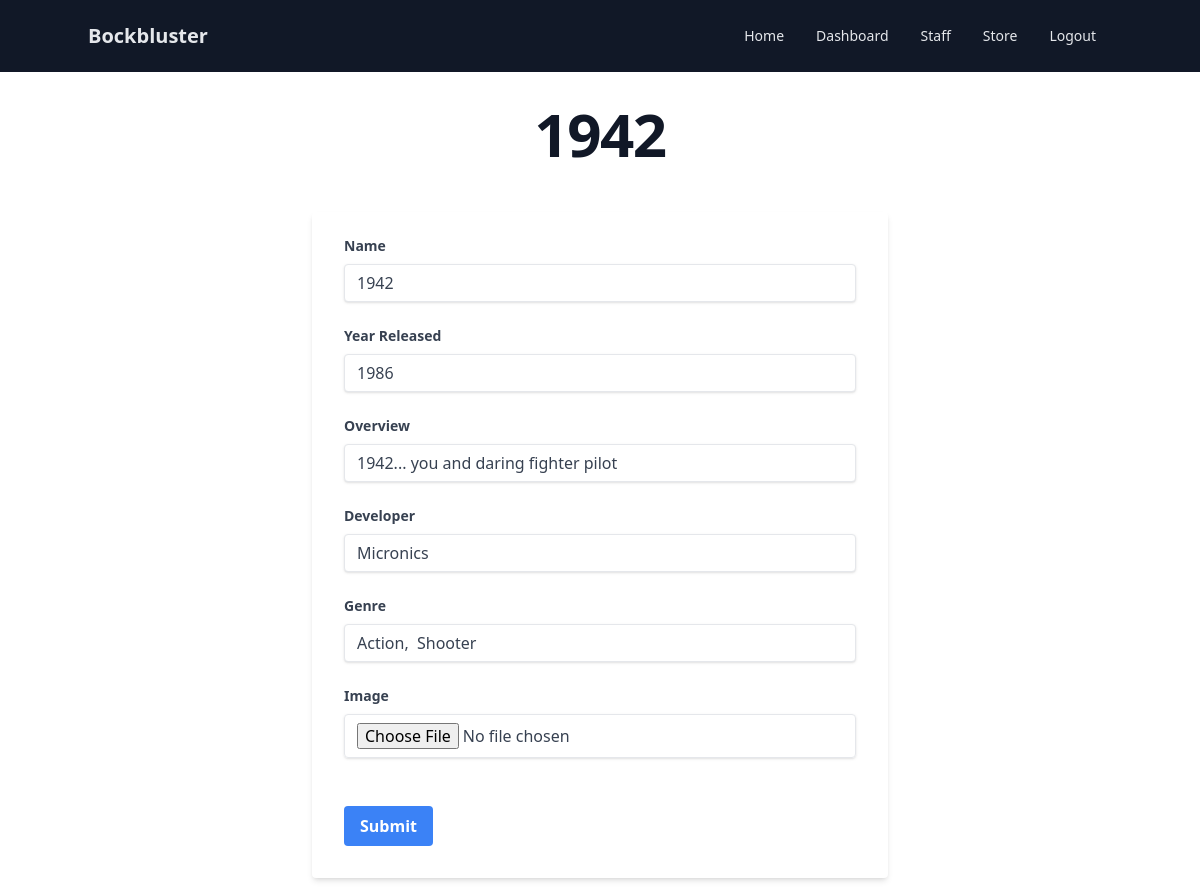
/update_game_form.php?name=1942 (signed in), run on the app's committed database.
### tables this page shows
create table VIDEO_GAMES(
    name varchar(250) not null,
    year_released varchar(25),
    overview varchar(5000),
    developer varchar(250),
    genre varchar(250),
    image varchar(250),
    primary key (name)
);

### compatibility/fetch.php (called while the page is built, shortened)
<?php
    function fetch($statement)
    {
        if ($statement->num_rows > 0)
        {
            $metadata = $statement->result_metadata();
            $result = array();
            $parameters = array();
            while ($field = $metadata->fetch_field())
            {
                $parameters[] = &$result[$field->name];
            }
            call_user_func_array(
                array($statement, "bind_result"),
                $parameters
            );
            $row = $statement->fetch();
            if ($row)
                return $result;
        }
        return null;
    }
?>

### update_game_form.php (the view, shortened to what this page needs)
<?php
    include_once("connection.php");
    include_once "compatibility/fetch.php";
    include_once("component/header.php");
    $name = isset($_GET["name"]);
    if ($name) {
        $sql = "select * from VIDEO_GAMES where name=?";
        $statement = $connection->prepare($sql);
        $statement->bind_param("s", $_GET["name"]);
        $statement->execute();
        $statement->store_result();
        $game = fetch($statement);
    } else {
        echo "Please enter a game's name to update.";
        return;
    }
    include_once("component/footer.php");
?>
<main>
    <h1 class="mt-8 mb-12 text-4xl font-extrabold tracking-tight leading-none text-gray-900 md:text-5xl lg:text-6xl">
        <a href="update_game_form.php?name=<?= $game["name"]; ?>"><?= $game["name"]; ?></a>
    </h1>
    <div class="flex items-center justify-center h-fit">
        <div class="w-full max-w-xl">
            <form action="update_game.php" method="post" enctype="multipart/form-data" class="bg-white shadow-md rounded px-8 pt-6 pb-8 mb-4">
                <div class="mb-6">
                    <label class="block text-gray-700 text-sm font-bold mb-2" for="name">Name</label>
                    <input class="shadow appearance-none border rounded w-full py-2 px-3 text-gray-700 leading-tight focus:outline-none focus:shadow-outline" id="name" name="name" type="text" value="<?= $game["name"]; ?>" placeholder="John Doe">
                </div>
                <div class="mb-6">
                    <label class="block text-gray-700 text-sm font-bold mb-2" for="year_released">Year Released</label>
                    <input class="shadow appearance-none border rounded w-full py-2 px-3 text-gray-700 leading-tight focus:outline-none focus:shadow-outline" id="year_released" name="year_released" type="text" value="<?= $game["year_released"]; ?>" placeholder="1993">
                </div>
                <div class="mb-6">
                    <label class="block text-gray-700 text-sm font-bold mb-2" for="overview">Overview</label>
                    <input class="shadow appearance-none border rounded w-full py-2 px-3 text-gray-700 leading-tight focus:outline-none focus:shadow-outline" id="overview" name="overview" type="text" value="<?= $game["overview"]; ?>" placeholder="Overview">
                </div>
                <div class="mb-6">
                    <label class="block text-gray-700 text-sm font-bold mb-2" for="developer">Developer</label>
                    <input class="shadow appearance-none border rounded w-full py-2 px-3 text-gray-700 leading-tight focus:outline-none focus:shadow-outline" id="developer" name="developer" type="text" value="<?= $game["developer"]; ?>" placeholder="Nintendo">
                </div>
                <div class="mb-6">
                    <label class="block text-gray-700 text-sm font-bold mb-2" for="genre">Genre</label>
                    <input class="shadow appearance-none border rounded w-full py-2 px-3 text-gray-700 leading-tight focus:outline-none focus:shadow-outline" id="genre" name="genre" type="text" value="<?= $game["genre"]; ?>" placeholder="Action">
                </div>
                <div class="mb-12">
                    <label class="block text-gray-700 text-sm font-bold mb-2" for="image">Image</label>
                    <input class="shadow appearance-none border rounded w-full py-2 px-3 text-gray-700 leading-tight focus:outline-none focus:shadow-outline" id="image" name="image" type="file">
                </div>
                <div class="flex items-center">
                    <button class="bg-blue-500 hover:bg-blue-700 text-white font-bold py-2 px-4 rounded focus:outline-none focus:shadow-outline" type=submit name="submit">Submit</button>
                </div>
            </form>
        </div>
    </div>
</main>

### css/index.css (style rules this page uses)
h1 { text-align: center; }

### data on the page
video_games: name "1942", year_released "1986", overview "1942... you and daring fighter pilot", developer "Micronics", genre "Action, Shooter"
